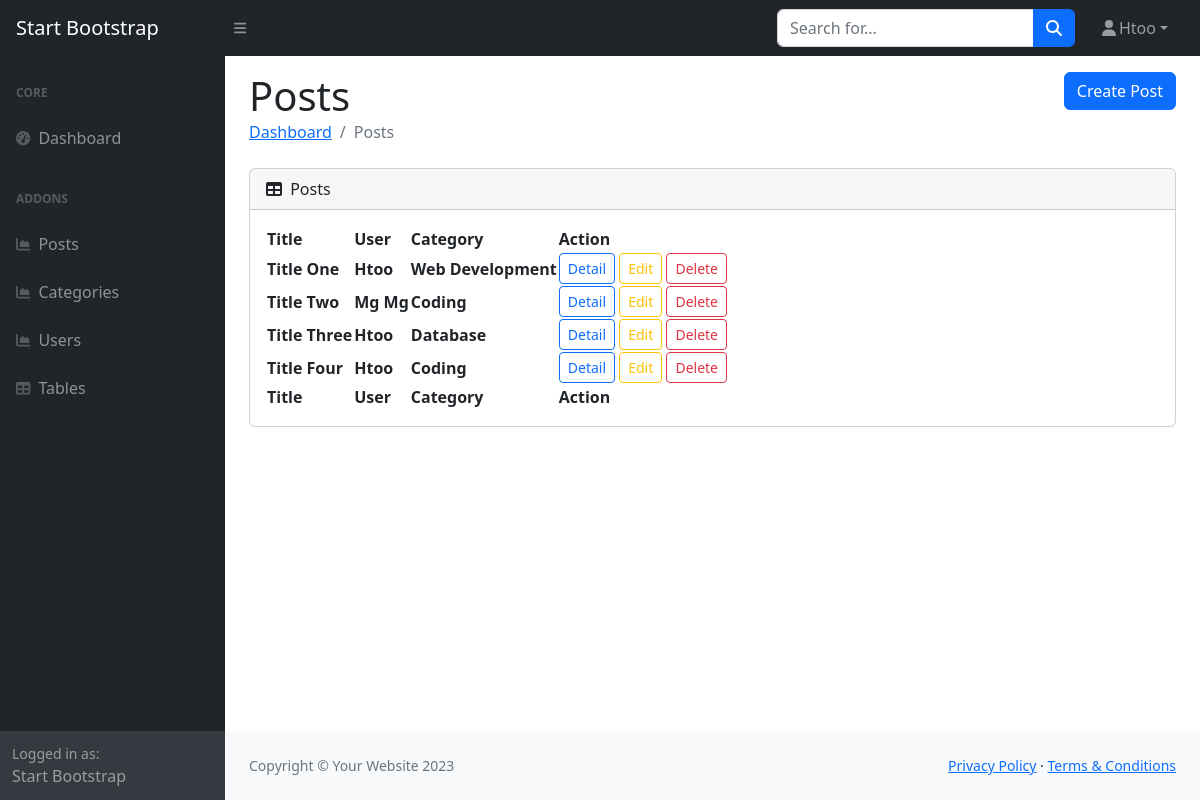
The app's page /admin/posts.php (signed in) with its own data.
### tables this page shows
CREATE TABLE `posts` (
  `id` int(11) NOT NULL,
  `title` varchar(255) NOT NULL,
  `image` varchar(255) NOT NULL,
  `description` longtext NOT NULL,
  `category_id` int(11) NOT NULL,
  `user_id` int(11) NOT NULL,
  `created_at` timestamp NOT NULL DEFAULT current_timestamp(),
  `updated_at` timestamp NOT NULL DEFAULT current_timestamp() ON UPDATE current_timestamp()
);

CREATE TABLE `users` (
  `id` int(11) NOT NULL,
  `name` varchar(255) NOT NULL,
  `email` varchar(255) NOT NULL,
  `password` varchar(255) NOT NULL,
  `profile` varchar(255) NOT NULL
);

CREATE TABLE `categories` (
  `id` int(11) NOT NULL,
  `name` varchar(255) NOT NULL
);

### admin/posts.php (the view, shortened to what this page needs)
<?php
    if(isset($_SESSION['user_id'])){
    include "../dbconnect.php";
    if($_SERVER['REQUEST_METHOD']=='POST'){
        $id = $_POST['postID'];
        $sql = "DELETE FROM posts WHERE id = :post_id";
        $stmt = $conn -> prepare($sql);
        $stmt -> bindParam(':post_id',$id);
        $stmt -> execute();
        header('Location: posts.php');
    }else{
        include "layouts/nav_sidebar.php";
        $sql = "SELECT posts.*, users.name as user_name, categories.name as category_name  FROM posts INNER JOIN users ON posts.user_id = users.id INNER JOIN categories ON posts.category_id = categories.id";
        $stmt = $conn -> prepare($sql);
        $stmt -> execute();
        $posts = $stmt -> fetchAll();
    }
?>
                <main>
                    <div class="container-fluid px-4">
                        <div class="mt-3">
                            <h1 class="mt-4 d-inline">Posts</h1>
                            <a href="create_post.php" class=" btn btn-primary float-end">Create Post</a>
                        </div>
                        <ol class="breadcrumb mb-4">
                            <li class="breadcrumb-item"><a href="index.php">Dashboard</a></li>
                            <li class="breadcrumb-item active">Posts</li>
                        </ol>
                        <div class="card mb-4">
                            <div class="card-header">
                                <i class="fas fa-table me-1"></i>
                                Posts
                            </div>
                            <div class="card-body">
                                <table id="datatablesSimple">
                                    <thead>
                                        <tr>
                                            <th>Title</th>
                                            <th>User</th>
                                            <th>Category</th>
                                            <th>Action</th>
                                        </tr>
                                    </thead>
                                    <tfoot>
                                            <tr>
                                                <th>Title</th>
                                                <th>User</th>
                                                <th>Category</th>
                                                <th>Action</th>
                                            </tr>
                                    </tfoot>
                                    <tbody>
                                        <?php
                                            foreach($posts as $post){
                                        ?>
                                            <tr>
                                                <th><?= $post['title'] ?></th>
                                                <th><?= $post['user_name'] ?></th>
                                                <th><?= $post['category_name'] ?></th>
                                                <th>
                                                    <a href="../detail.php" class="btn btn-sm btn-outline-primary">Detail</a>
                                                    <a href="edit_post.php?id=<?= $post['id'] ?>" class="btn btn-sm btn-outline-warning">Edit</a>
                                                    <button type="button" class="btn btn-sm btn-outline-danger delete" data-post_id="<?= $post['id'] ?>">Delete</a>
                                                </th>
                                            </tr>
                                        <?php
                                            }
                                        ?>
                                    </tbody>
                                </table>
                            </div>
                        </div>
                    </div>
                </main>
<?php
    include "layouts/footer.php";
    }else{
        header('location: ../index.php');
    }
?>

### records on screen
posts: title "Title One", user.name "Htoo", category.name "Web Development"
posts: title "Title Two", user.name "Mg Mg", category.name "Coding"
posts: title "Title Three", user.name "Htoo", category.name "Database"
posts: title "Title Four", user.name "Htoo", category.name "Coding"

### other values on screen
$_SESSION['user_name'] "Htoo"
